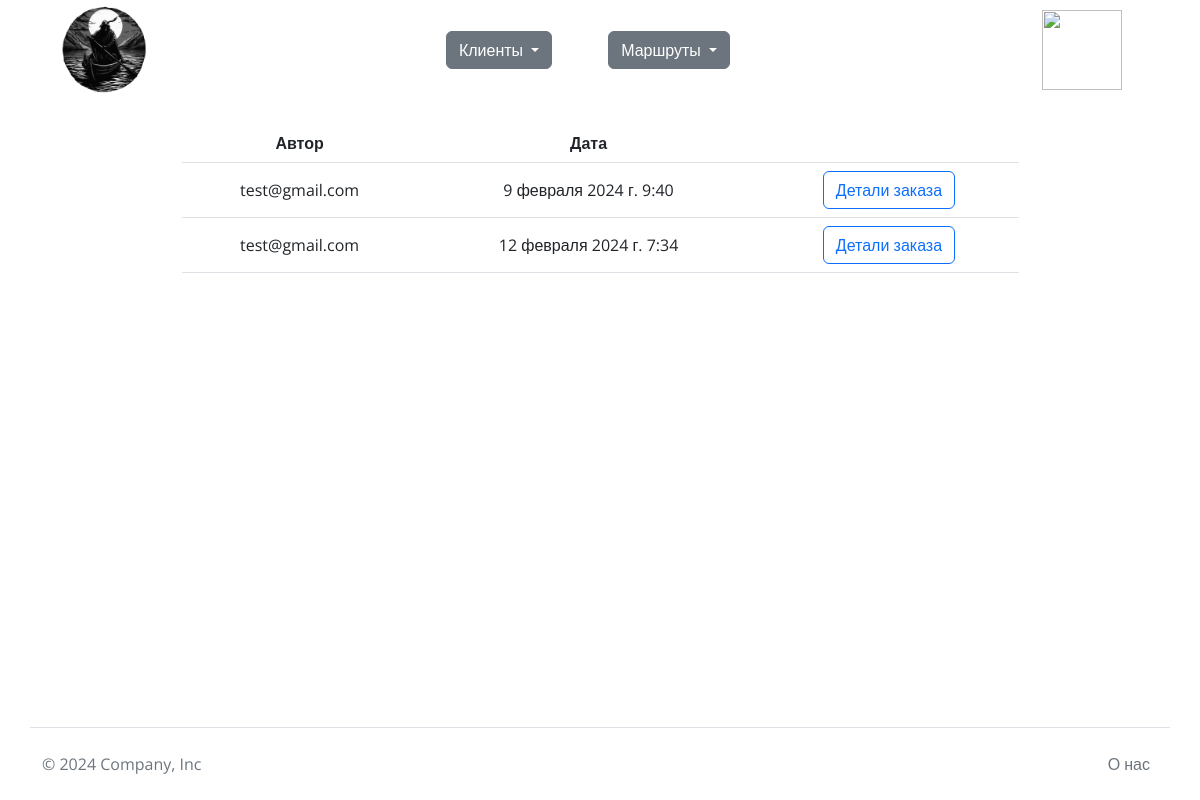
/route/archive/ (signed in), run on the app's committed database.
### route/models.py (models this page shows)
class Route(models.Model):
    email = models.CharField(max_length=255, blank=True, verbose_name='Пользователь')
    client_ids = models.CharField(max_length=255, verbose_name="Список ID объектов")
    created = models.DateTimeField(auto_now_add=True, verbose_name='Дата создания маршрута')
    def get_absolute_url(self):
        return reverse('date_archive', kwargs={'pk': self.id})

### route/views.py (the view)
# urls.py: path('archive/', route_archive, name='route_archive'),
def route_archive(request):
    routes = Route.objects.all()
    return render(request, template_name='route_archive.html', context={'data': routes})

### route/context_processors.py (called while the page is built)
def cart(request):
    return {'cart': Cart(request)}

### route/templates/route_archive.html
{% extends "base.html" %}
{% load rest_framework %}
{% load bootstrap5 %}
{% block content %}
<div class="d-flex justify-content-center">
    <table class="table table-hover m-4 align-middle w-75">
        <thead>
        <tr>
            <th scope="col" class="text-center">Автор</th>
            <th scope="col" class="text-center">Дата</th>
            <th scope="col"></th>
        </tr>
        </thead>
        <tbody>
        {% for route in data %}
            <tr>
            <td class="text-center">{{ route.email }}</td>
            <td class="text-center">{{ route.created }}</td>
            <td>
                <div class="d-flex justify-content-center">
                    <a href="{{ route.get_absolute_url }}" class="btn btn-outline-primary">Детали заказа</a>
                </div>
            </td>
            </tr>
         {% endfor %}
        </tbody>
    </table>
</div>
<footer>
    <div class="container py-4 row-cols-2 d-flex flex-wrap align-items-center text-center border-top fixed-bottom">
        <div class="col text-start">
            <p class="col-md-4 mb-0 text-muted">© 2024 Company, Inc</p>
        </div>
        <div class="col text-end">
            <a href="/registration/home" class="nav-link px-2 text-muted">О нас</a>
        </div>
    </div>
</footer>
{% endblock %}

### registration/static/style.css (style rules this page uses)
body { font-family: "Open Sans", sans-serif; background: url(images/body.png); }
footer { font-family: "Open Sans", sans-serif; background: url(images/header_footer.jpg); }

### data on the page
Route: email "test@gmail.com", created "9 февраля 2024 г. 9:40"
Route: email "test@gmail.com", created "12 февраля 2024 г. 7:34"
